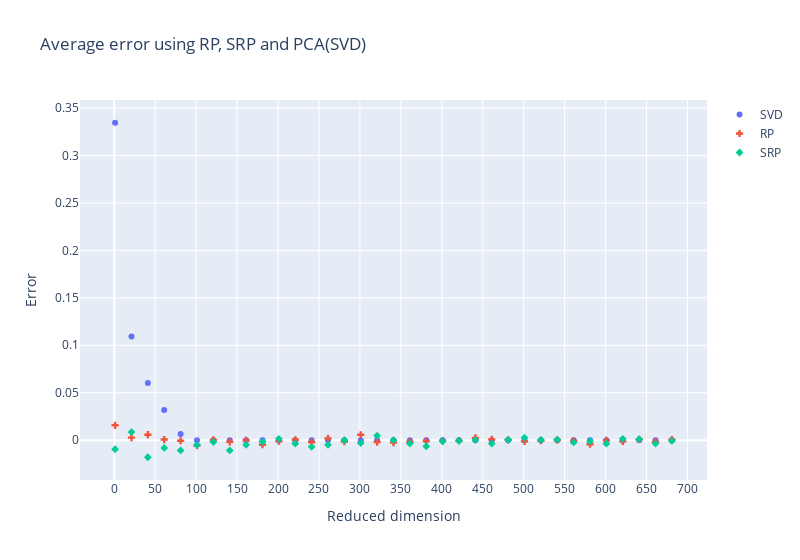

The notebook cell saved with this chart:
### Code cell
fig = go.Figure()

ks = np.arange(1, 700, avg)
fig.add_trace(go.Scatter(x=ks, y=p_diff, name="SVD", marker_symbol="circle", mode="markers"))
fig.add_trace(go.Scatter(x=ks, y=r_diff, name="RP", marker_symbol="cross", mode="markers"))
fig.add_trace(go.Scatter(x=ks, y=sr_diff, name="SRP", marker_symbol="diamond", mode="markers"))

# fig.add_trace(go.Scatter(x=list(ks)+list(ks[::-1]), y=list(p_min)+list(p_max[::-1]), fill="toself", fillcolor='rgba(0,255,0,0.2)', line=dict(color='rgba(255,255,255,0)'), hoverinfo="skip", showlegend=False))

# fig.add_trace(go.Scatter(x=list(ks)+list(ks[::-1]), y=list(r_min)+list(r_max[::-1]), fill="toself", fillcolor='rgba(0,0,255,0.2)', line=dict(color='rgba(255,255,255,0)'), hoverinfo="skip", showlegend=False))

# fig.add_trace(go.Scatter(x=list(ks)+list(ks[::-1]), y=list(sr_min)+list(sr_max[::-1]), fill="toself", fillcolor='rgba(100,100,100,0.2)', line=dict(color='rgba(255,255,255,0)'), hoverinfo="skip", showlegend=False))

fig.update_layout(
    title_text="Average error using RP, SRP and PCA(SVD) " ,
    width=800,
)

fig.update_xaxes(title_text='Reduced dimension', dtick=50)
fig.update_yaxes(title_text='Error', dtick=0.05)

fig.show()

### Figure 1 — Plotly figure (JSON) as saved in the notebook; plotly's stock layout.template omitted (floating-point values rounded to 4 significant figures)
{"data": [{"marker": {"symbol": "circle"}, "mode": "markers", "name": "SVD", "type": "scatter", "x": [1, 21, 41, 61, 81, 101, 121, 141, 161, 181, 201, 221, 241, 261, 281, 301, 321, 341, 361, 381, 401, 421, 441, 461, 481, 501, 521, 541, 561, 581, 601, 621, 641, 661, 681], "y": [0.3346, 0.1093, 0.06036, 0.03169, 0.006407, -1.9e-08, -1.527e-08, -1.714e-08, -1.229e-08, -1.788e-08, -2.235e-08, -1.825e-08, -1.751e-08, -2.123e-08, -1.49e-08, -9.686e-09, -1.229e-08, -2.235e-08, -1.974e-08, -1.602e-08, -2.235e-08, -1.788e-08, -2.235e-08, -1.825e-08, -1.751e-08, -2.123e-08, -1.9e-08, -2.235e-08, -1.788e-08, -2.235e-08, -1.974e-08, -1.49e-08, -1.49e-08, -1.49e-08, -2.039e-08]}, {"marker": {"symbol": "cross"}, "mode": "markers", "name": "RP", "type": "scatter", "x": [1, 21, 41, 61, 81, 101, 121, 141, 161, 181, 201, 221, 241, 261, 281, 301, 321, 341, 361, 381, 401, 421, 441, 461, 481, 501, 521, 541, 561, 581, 601, 621, 641, 661, 681], "y": [0.01567, 0.002635, 0.005758, 0.0006396, -0.0005952, -0.005792, 0.0002858, -0.001853, -0.0001649, -0.004782, -0.0009719, 0.0004107, -0.002236, 0.001859, -0.001562, 0.005636, -0.002071, -0.002606, -0.001645, -0.0009513, -0.0006526, -0.0005589, 0.002398, 0.0008749, 0.0003844, -0.001205, -0.0005674, 0.0001724, -0.0008466, -0.004236, -0.0001718, -0.001325, 0.000883, -0.001835, 0.0005576]}, {"marker": {"symbol": "diamond"}, "mode": "markers", "name": "SRP", "type": "scatter", "x": [1, 21, 41, 61, 81, 101, 121, 141, 161, 181, 201, 221, 241, 261, 281, 301, 321, 341, 361, 381, 401, 421, 441, 461, 481, 501, 521, 541, 561, 581, 601, 621, 641, 661, 681], "y": [-0.009585, 0.008483, -0.01801, -0.008231, -0.01078, -0.005029, -0.001956, -0.0108, -0.004906, -0.001719, 0.001413, -0.003605, -0.007044, -0.004862, 0.0001043, -0.003047, 0.00477, -6.202e-05, -0.003554, -0.00647, -0.001235, -0.000629, 0.0002403, -0.003623, 0.0003589, 0.002606, 0.0002086, 0.0005639, -0.002364, -0.001152, -0.003703, 0.001362, 0.001036, -0.003642, -0.0008257]}], "layout": {"title": {"text": "Average error using RP, SRP and PCA(SVD) "}, "width": 800, "xaxis": {"dtick": 50, "title": {"text": "Reduced dimension"}}, "yaxis": {"dtick": 0.05, "title": {"text": "Error"}}}}
